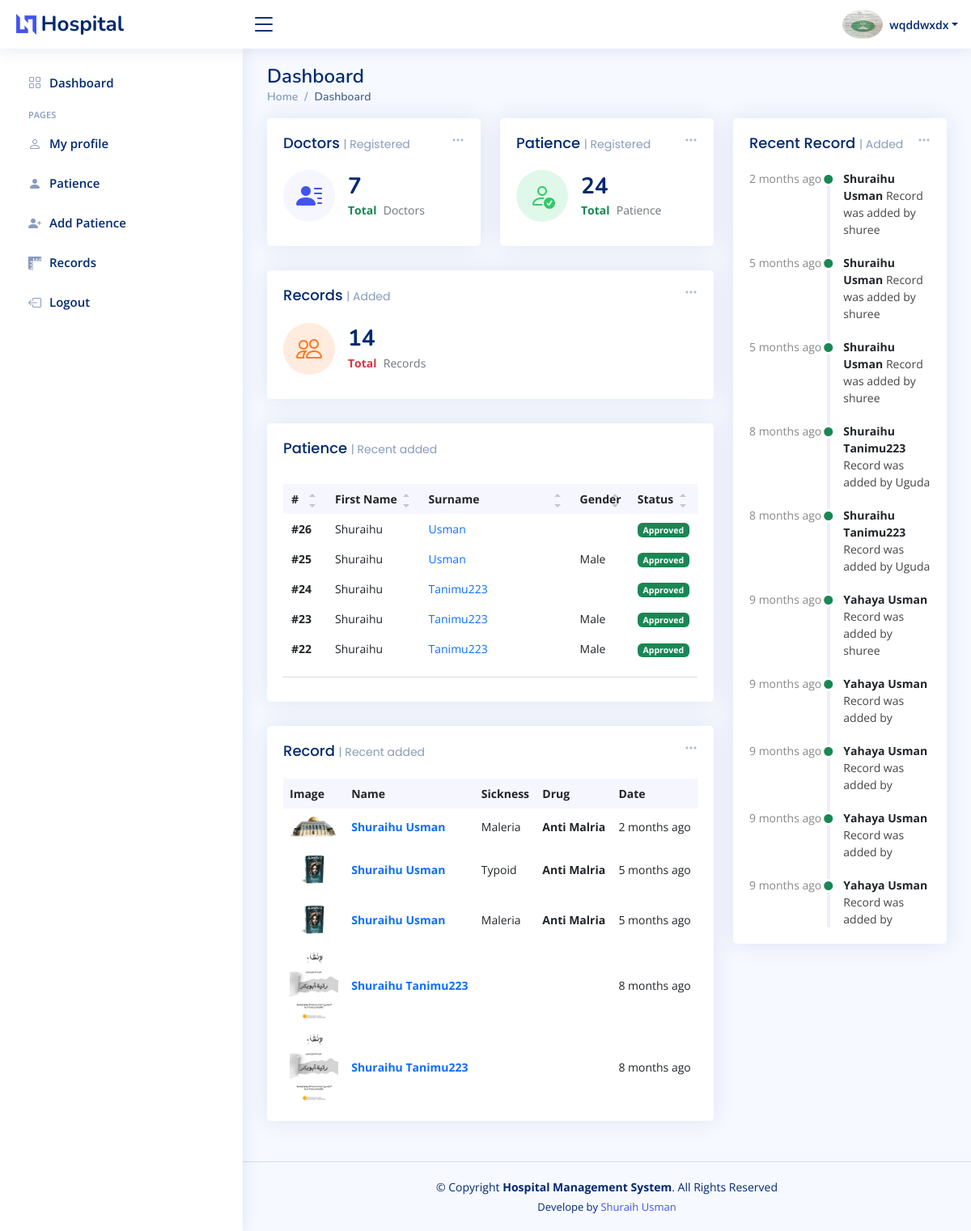
Page /dashboard.php (signed in) on the committed database.
### tables this page shows
CREATE TABLE `doctor` (
  `id` int(11) NOT NULL,
  `fullname` varchar(220) DEFAULT NULL,
  `username` varchar(20) DEFAULT NULL,
  `passwords` varchar(20) DEFAULT NULL,
  `images` varchar(250) DEFAULT NULL,
  `rank` varchar(15) DEFAULT NULL,
  `department` varchar(20) DEFAULT NULL,
  `gender` varchar(50) NOT NULL,
  `address` text NOT NULL
);

CREATE TABLE `patience` (
  `id` int(11) NOT NULL,
  `firstname` varchar(20) DEFAULT NULL,
  `surname` varchar(20) DEFAULT NULL,
  `middlename` varchar(20) DEFAULT NULL,
  `gender` varchar(10) DEFAULT NULL,
  `images` varchar(50) DEFAULT NULL,
  `addresss` text DEFAULT NULL
);

CREATE TABLE `record` (
  `id` int(11) NOT NULL,
  `sickness` varchar(220) DEFAULT NULL,
  `drug` varchar(50) DEFAULT NULL,
  `descriptions` varchar(200) DEFAULT NULL,
  `images` varchar(50) DEFAULT NULL,
  `pt_id` int(11) NOT NULL,
  `fullname` varchar(222) NOT NULL,
  `dates` datetime NOT NULL,
  `d_id` int(11) NOT NULL
);

### config/config.php (called while the page is built, shortened)
<?php
function to_time_ago( $time ) {
    $diff = time() - $time;
    $time_rules = array (
                12 * 30 * 24 * 60 * 60 => 'year',
                30 * 24 * 60 * 60       => 'month',
                24 * 60 * 60           => 'day',
                60 * 60                   => 'hour',
                60                       => 'minute',
                1                       => 'second'
    );
    foreach( $time_rules as $secs => $str ) {
        $div = $diff / $secs;
        if( $div >= 1 ) {
            $t = round( $div );
            return $t . ' ' . $str .
                ( $t > 1 ? 's' : '' ) . ' ago';
        }
    }
}

### dashboard.php (the view, shortened to what this page needs)
<?php
require_once("config/config.php");
require_once("includes/header.php");
$sql = "SELECT COUNT(*) AS total_doctors FROM doctor";
$res = $db->query($sql);
$row = $res->fetch_assoc();
$total_doctors = $row['total_doctors'];
$sql = "SELECT COUNT(*) AS total_patience FROM patience";
$res = $db->query($sql);
$row = $res->fetch_assoc();
$total_patience = $row['total_patience'];
$sql = "SELECT COUNT(*) AS total_record FROM record";
$res = $db->query($sql);
$row = $res->fetch_assoc();
$total_record = $row['total_record'];
$sql = "SELECT record.*, COALESCE(admin_tb.username, doctor.username) AS adc_name
 FROM record
 LEFT JOIN admin_tb ON record.d_id = admin_tb.id
 LEFT JOIN doctor ON record.d_id = doctor.id
 ORDER BY record.id DESC LIMIT 10 ";
$rec_res = $db->query($sql);
$sql = "SELECT * FROM patience ORDER BY id DESC LIMIT 5";
$respat = $db->query($sql);
$sql = "SELECT * FROM record ORDER BY id DESC LIMIT 5";
$resrec = $db->query($sql);
?>
<main id="main" class="main">
<div class="pagetitle">
  <h1>Dashboard</h1>
  <nav>
    <ol class="breadcrumb">
      <li class="breadcrumb-item"><a href="dashboard.php">Home</a></li>
      <li class="breadcrumb-item active">Dashboard</li>
    </ol>
  </nav>
</div>
<section class="section dashboard">
  <div class="row">
    <div class="col-lg-8">
      <div class="row">
        <div class="col-xxl-4 col-md-6">
          <div class="card info-card sales-card">
            <div class="filter">
              <a class="icon" href="#" data-bs-toggle="dropdown" aria-expanded="false"><i class="bi bi-three-dots"></i></a>
            </div>
            <div class="card-body">
              <h5 class="card-title"> Doctors <span>| Registered</span></h5>
              <div class="d-flex align-items-center">
                <div class="card-icon rounded-circle d-flex align-items-center justify-content-center">
                  <i class="bi bi-person-lines-fill"></i>
                </div>
                <div class="ps-3">
                  <h6><?php echo $total_doctors;?></h6>
                  <span class="text-success small pt-1 fw-bold">Total</span> <span class="text-muted small pt-2 ps-1">Doctors</span>
                </div>
              </div>
            </div>
          </div>
        </div>
        <div class="col-xxl-4 col-md-6">
          <div class="card info-card revenue-card">
            <div class="filter">
              <a class="icon" href="#" data-bs-toggle="dropdown"><i class="bi bi-three-dots"></i></a>
            </div>
            <div class="card-body">
              <h5 class="card-title">Patience <span>| Registered</span></h5>
              <div class="d-flex align-items-center">
                <div class="card-icon rounded-circle d-flex align-items-center justify-content-center">
                  <i class="bi bi-person-check"></i>
                </div>
                <div class="ps-3">
                  <h6><?php echo $total_patience;?></h6>
                  <span class="text-success small pt-1 fw-bold">Total</span> <span class="text-muted small pt-2 ps-1">Patience</span>
                </div>
              </div>
            </div>
          </div>
        </div>
        <div class="col-xxl-4 col-xl-12">
          <div class="card info-card customers-card">
            <div class="filter">
              <a class="icon" href="#" data-bs-toggle="dropdown"><i class="bi bi-three-dots"></i></a>
            </div>
            <div class="card-body">
              <h5 class="card-title">Records <span>| Added</span></h5>
              <div class="d-flex align-items-center">
                <div class="card-icon rounded-circle d-flex align-items-center justify-content-center">
                  <i class="bi bi-people"></i>
                </div>
                <div class="ps-3">
                  <h6><?php echo $total_record;?></h6>
                  <span class="text-danger small pt-1 fw-bold">Total</span> <span class="text-muted small pt-2 ps-1">Records</span>
                </div>
              </div>
            </div>
          </div>
        </div>
        <div class="col-12">
          <div class="card recent-sales overflow-auto">
            <div class="card-body">
              <h5 class="card-title"> Patience <span>| Recent added</span></h5>
              <div class="dataTable-wrapper dataTable-loading no-footer sortable searchable fixed-columns"><div class="dataTable-top"><div class="dataTable-dropdown"></div></div><div class="dataTable-container"><table class="table table-borderless datatable dataTable-table">
                <thead>
                  <tr><th scope="col" data-sortable="" style="width: 10.8992%;"><a href="#" class="dataTable-sorter">#</a></th><th scope="col" data-sortable="" style="width: 23.9782%;"><a href="#" class="dataTable-sorter">First Name</a></th><th scope="col" data-sortable="" style="width: 40.1907%;"><a href="#" class="dataTable-sorter">Surname</a></th><th scope="col" data-sortable="" style="width: 9.80926%;"><a href="#" class="dataTable-sorter">Gender</a></th><th scope="col" data-sortable="" style="width: 15.1226%;"><a href="#" class="dataTable-sorter">Status</a></th></tr>
                </thead>
                <tbody>
                  <?php foreach ($respat as $row) {
                    echo '
                    <tr>
                    <th scope="row"><a href="#">#'.$row['id'].'</a></th><td>'.$row['firstname'].'</td><td><a href="#" class="text-primary">'.$row['surname'].'</a></td><td>'.$row['gender'].'</td><td><span class="badge bg-success">Approved</span></td></tr>';
                  }
                  ?>
                    </tbody>
              </table></div><div class="dataTable-bottom"><nav class="dataTable-pagination"><ul class="dataTable-pagination-list"></ul></nav></div></div>
            </div>
          </div>
        </div>
        <div class="col-12">
          <div class="card top-selling overflow-auto">
            <div class="filter">
              <a class="icon" href="#" data-bs-toggle="dropdown"><i class="bi bi-three-dots"></i></a>
            </div>
            <div class="card-body pb-0">
              <h5 class="card-title">Record <span>| Recent added</span></h5>
              <table class="table table-borderless">
                <thead>
                  <tr>
                    <th scope="col">Image</th>
                    <th scope="col">Name</th>
                    <th scope="col">Sickness</th>
                    <th scope="col">Drug</th>
                    <th scope="col">Date</th>
                  </tr>
                </thead>
                <tbody>
              <?php
              foreach ($resrec as $row) {
                echo '<tr>
                <th scope="row"><a href="show_record.php?record='.$row['id'].'"><img src="admin/uploads/'.$row['images'].'" alt=""></a></th>
                <td><a href="show_record.php?record='.$row['id'].'" class="text-primary fw-bold">'.$row['fullname'].'</a></td>
                <td>'.$row['sickness'].'</td>
                <td class="fw-bold">'.$row['drug'].'</td>
                <td>'.to_time_ago( strtotime($row['dates']) - 5).'</td>
              </tr>';
              }
              ?>
                </tbody>
              </table>
            </div>
          </div>
        </div>
      </div>
    </div>
    <div class="col-lg-4">
      <div class="card">
        <div class="filter">
          <a class="icon" href="#" data-bs-toggle="dropdown"><i class="bi bi-three-dots"></i></a>
        </div>
        <div class="card-body">
          <h5 class="card-title">Recent Record <span> | Added</span></h5>
          <div class="activity">
<?php
while ($row = $rec_res->fetch_assoc() ) {
echo ' <div class="activity-item d-flex">
<div class="activite-label">'.to_time_ago( strtotime($row['dates']) - 5).'</div>
<i class="bi bi-circle-fill activity-badge text-success align-self-start"></i>
<div class="activity-content">
   <a href="show_record.php?record='.$row['id'].'" class="fw-bold text-dark">'.$row['fullname'].'</a> Record was added by '.$row['adc_name'].'
</div>
</div>
';
}
?>
          </div>
        </div>
      </div>
        <div class="filter">
          <a class="icon" href="#" data-bs-toggle="dropdown"><i class="bi bi-three-dots"></i></a>
        </div>
    </div>
  </div>
</section>
</main>
<?php
require_once("includes/footer.php");
?>

### includes/header.php (shortened to what this page needs)
<?php
$stmt=$db->prepare('SELECT * FROM doctor WHERE username=?');
$stmt->bind_param('s',$_SESSION['username']);
$stmt->execute();
$Auth = $stmt->get_result()->fetch_array();
?>
  <!DOCTYPE html>
  <html>
  <head>
    <link href="assets/vendor/bootstrap/css/bootstrap.min.css" rel="stylesheet">
    <link href="assets/vendor/bootstrap-icons/bootstrap-icons.css" rel="stylesheet">
    <link href="assets/vendor/boxicons/css/boxicons.min.css" rel="stylesheet">
    <link href="assets/vendor/quill/quill.snow.css" rel="stylesheet">
    <link href="assets/vendor/quill/quill.bubble.css" rel="stylesheet">
    <link href="assets/vendor/remixicon/remixicon.css" rel="stylesheet">
    <link href="assets/vendor/simple-datatables/style.css" rel="stylesheet">
    <link href="assets/css/style.css" rel="stylesheet">
  </head>
  <body>
  <header id="header" class="header fixed-top d-flex align-items-center">
    <div class="d-flex align-items-center justify-content-between">
      <a href="index.html" class="logo d-flex align-items-center">
        <img src="assets/img/logo.png" alt="">
        <span class="d-none d-lg-block">Hospital</span>
      </a>
      <i class="bi bi-list toggle-sidebar-btn"></i>
    </div>
    <nav class="header-nav ms-auto">
      <ul class="d-flex align-items-center">
        <li class="nav-item dropdown pe-3">
          <a class="nav-link nav-profile d-flex align-items-center pe-0" href="#" data-bs-toggle="dropdown">
            <img src="admin/uploads/<?=$Auth['images'];?>" width="50px" alt="Profile" class="rounded-circle">
            <span class="d-none d-md-block dropdown-toggle ps-2"><?=$Auth['username'];?></span>
          </a>
        </li>
      </ul>
    </nav>
  </header>
  <aside id="sidebar" class="sidebar">
    <ul class="sidebar-nav" id="sidebar-nav">
      <li class="nav-item">
        <a class="nav-link collapsed" href="dashboard.php">
          <i class="bi bi-grid"></i>
          <span>Dashboard</span>
        </a>
      </li>
      <li class="nav-heading">Pages</li>
      <li class="nav-item">
        <a class="nav-link collapsed" href="user.php">
          <i class="bi bi-person"></i>
          <span>My profile</span>
        </a>
      </li>
      <li class="nav-item">
        <a class="nav-link collapsed" href="patient.php">
          <i class="bi bi-person-fill"></i>
          <span>Patience</span>
        </a>
      </li>
      <li class="nav-item">
        <a class="nav-link collapsed" href="add_pat.php">
          <i class="bi bi-person-plus-fill"></i>
          <span>Add Patience</span>
        </a>
      </li>
      <li class="nav-item">
        <a class="nav-link collapsed" href="record.php">
          <i class="bi bi-rulers"></i>
          <span>Records</span>
        </a>
      </li>
      <li class="nav-item">
        <a class="nav-link collapsed" href="logout.php">
          <i class="bi bi-box-arrow-left"></i>
          <span>Logout</span>
        </a>
      </li>
    </ul>
  </aside>

### rows in the picture
doctor: images (picture), username "wqddwxdx"
patience: id "26", firstname "Shuraihu", surname "Usman"
patience: id "25", firstname "Shuraihu", surname "Usman", gender "Male"
patience: id "24", firstname "Shuraihu", surname "Tanimu223"
patience: id "23", firstname "Shuraihu", surname "Tanimu223", gender "Male"
patience: id "22", firstname "Shuraihu", surname "Tanimu223", gender "Male"
record: images (picture), fullname "Shuraihu Usman", sickness "Maleria", drug "Anti Malria", to_time_ago(strtotime($row['dates'])-5) "2 months ago", adc_name "shuree"
record: images (picture), fullname "Shuraihu Usman", sickness "Typoid", drug "Anti Malria", to_time_ago(strtotime($row['dates'])-5) "5 months ago", adc_name "shuree"
record: images (picture), fullname "Shuraihu Usman", sickness "Maleria", drug "Anti Malria", to_time_ago(strtotime($row['dates'])-5) "5 months ago", adc_name "shuree"
record: images (picture), fullname "Shuraihu Tanimu223", to_time_ago(strtotime($row['dates'])-5) "8 months ago", adc_name "Uguda"
record: images (picture), fullname "Shuraihu Tanimu223", to_time_ago(strtotime($row['dates'])-5) "8 months ago", adc_name "Uguda"
record: to_time_ago(strtotime($row['dates'])-5) "9 months ago", fullname "Yahaya Usman", adc_name "shuree"
record: to_time_ago(strtotime($row['dates'])-5) "9 months ago", fullname "Yahaya Usman"
record: to_time_ago(strtotime($row['dates'])-5) "9 months ago", fullname "Yahaya Usman"
record: to_time_ago(strtotime($row['dates'])-5) "9 months ago", fullname "Yahaya Usman"
record: to_time_ago(strtotime($row['dates'])-5) "9 months ago", fullname "Yahaya Usman"

### other values in the picture
$total_doctors "7"
$total_patience "24"
$total_record "14"
